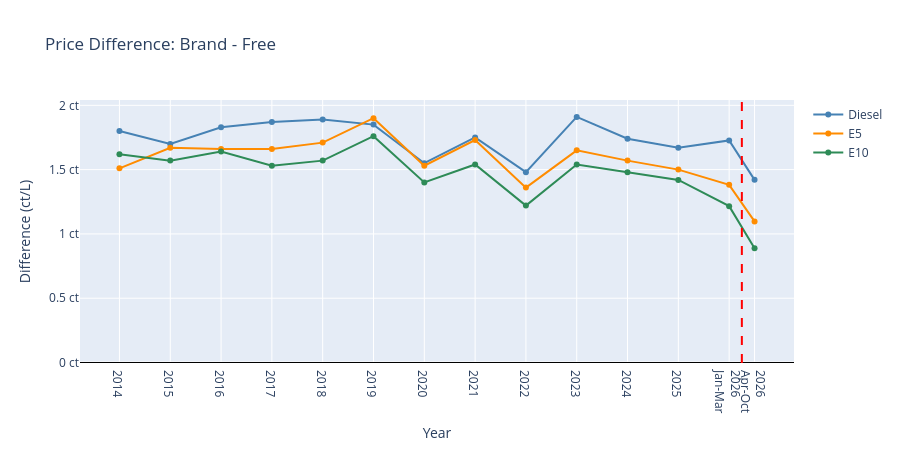

Notebook code for this chart:
### Markdown cell above
## Price Difference: Brand minus Free (per year)

### Code cell
plot_price_difference(brand, free, rule_x=RULE_X, x_labels=X_LABELS)

### Figure 1 — Plotly figure (JSON) as saved in the notebook; plotly's stock layout.template omitted (floating-point values rounded to 4 significant figures)
{"data": [{"hovertemplate": "%{x}: %{y:+.2f} ct/L", "line": {"color": "steelblue", "width": 2}, "mode": "lines+markers", "name": "Diesel", "type": "scatter", "x": [2014, 2015, 2016, 2017, 2018, 2019, 2020, 2021, 2022, 2023, 2024, 2025, 2026, 2026.0], "y": [1.8, 1.7, 1.83, 1.87, 1.89, 1.85, 1.55, 1.75, 1.48, 1.91, 1.74, 1.67, 1.727, 1.42]}, {"hovertemplate": "%{x}: %{y:+.2f} ct/L", "line": {"color": "darkorange", "width": 2}, "mode": "lines+markers", "name": "E5", "type": "scatter", "x": [2014, 2015, 2016, 2017, 2018, 2019, 2020, 2021, 2022, 2023, 2024, 2025, 2026, 2026.0], "y": [1.51, 1.67, 1.66, 1.66, 1.71, 1.9, 1.53, 1.73, 1.36, 1.65, 1.57, 1.5, 1.381, 1.097]}, {"hovertemplate": "%{x}: %{y:+.2f} ct/L", "line": {"color": "seagreen", "width": 2}, "mode": "lines+markers", "name": "E10", "type": "scatter", "x": [2014, 2015, 2016, 2017, 2018, 2019, 2020, 2021, 2022, 2023, 2024, 2025, 2026, 2026.0], "y": [1.62, 1.57, 1.64, 1.53, 1.57, 1.76, 1.4, 1.54, 1.22, 1.54, 1.48, 1.42, 1.216, 0.8893]}], "layout": {"height": 450, "hovermode": "x unified", "shapes": [{"line": {"color": "black", "width": 1}, "type": "line", "x0": 0, "x1": 1, "xref": "x domain", "y0": 0, "y1": 0, "yref": "y"}, {"line": {"color": "red", "dash": "dash", "width": 2}, "type": "line", "x0": 2026.0, "x1": 2026.0, "xref": "x", "y0": 0, "y1": 1, "yref": "y domain"}], "title": {"text": "Price Difference: Brand - Free"}, "width": 900, "xaxis": {"tickmode": "array", "ticktext": ["2014", "2015", "2016", "2017", "2018", "2019", "2020", "2021", "2022", "2023", "2024", "2025", "2026<br>Jan-Mar", "2026<br>Apr-Oct"], "tickvals": [2014, 2015, 2016, 2017, 2018, 2019, 2020, 2021, 2022, 2023, 2024, 2025, 2026, 2026.0], "title": {"text": "Year"}}, "yaxis": {"ticksuffix": " ct", "title": {"text": "Difference (ct/L)"}}}}
